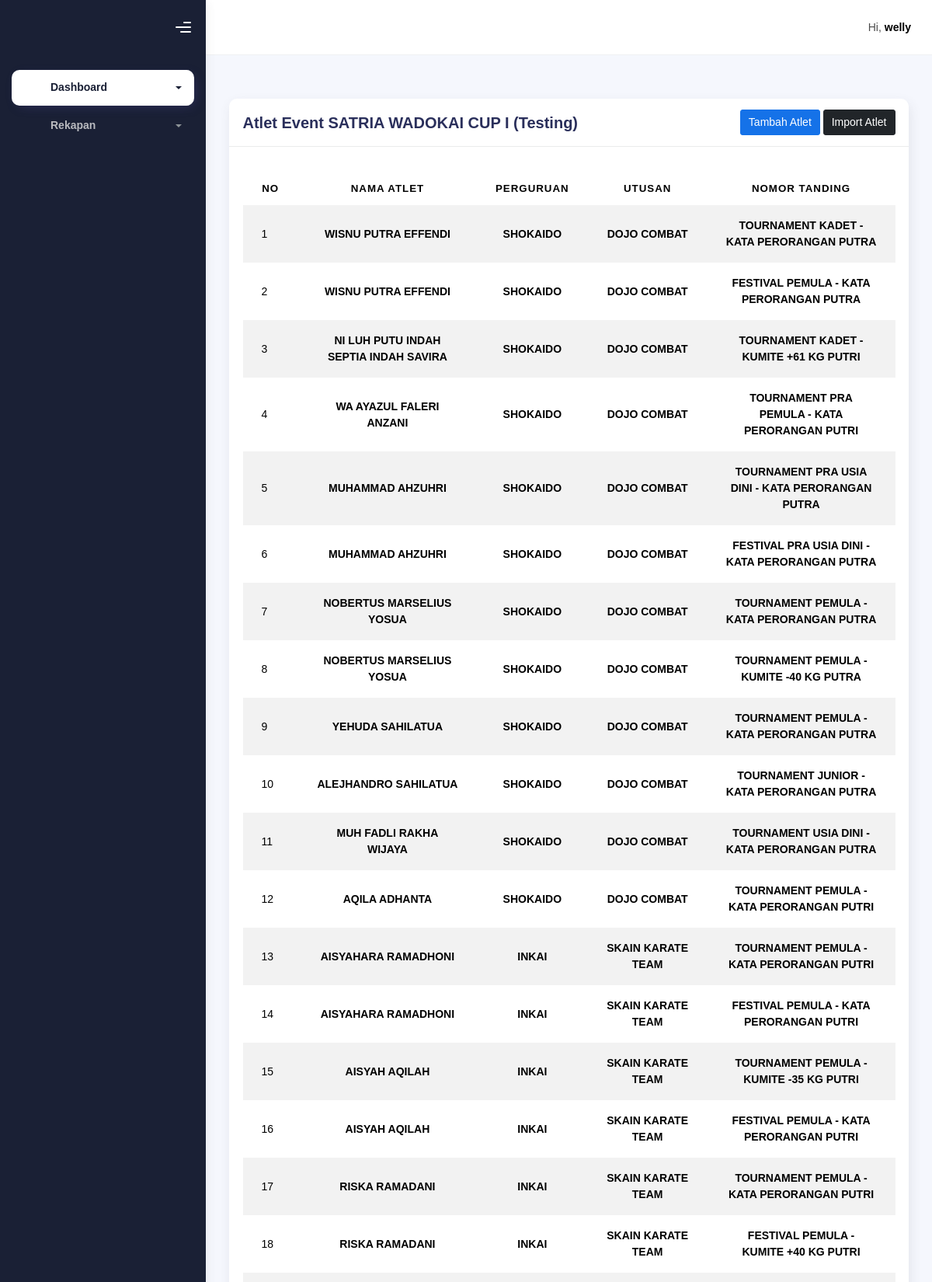
The page /admin-atlet/1 (signed in, upper part) on the database its author committed.
### backend/models.py (models this page shows, shortened)
class Event(models.Model):
    nama_event = models.CharField(max_length=150, null=True, blank=True)

class Atlet(models.Model):
    event = models.ForeignKey(Event, null=True, blank=True, on_delete=models.CASCADE)
    nama_atlet = models.CharField(max_length=50, null=True, blank=True)
    perguruan = models.ForeignKey(Perguruan, null=True, blank=True, on_delete=models.SET_NULL)
    utusan = models.ForeignKey(Utusan, null=True, blank=True, on_delete=models.SET_NULL)
    nomor_tanding = models.ForeignKey(NomorTanding, null=True, blank=True, on_delete=models.SET_NULL)

class Perguruan(models.Model):
    event = models.ForeignKey(Event, null=True, blank=True, on_delete=models.CASCADE)
    nama_perguruan = models.CharField(max_length=50, null=True, blank=True)

class Utusan(models.Model):
    event = models.ForeignKey(Event, null=True, blank=True, on_delete=models.CASCADE)
    nama_utusan = models.CharField(max_length=50, null=True, blank=True)

class NomorTanding(models.Model):
    event = models.ForeignKey(Event, null=True, blank=True, on_delete=models.CASCADE)
    nama_nomor_tanding = models.CharField(max_length=50, null=True, blank=True)

### backend/views.py (the view, shortened to what this page needs)
# urls.py: path('admin-atlet/<int:event_pk>', admin_atlet, name="admin-atlet"),
def admin_atlet(request, event_pk):
    event = Event.objects.get(pk=event_pk)
    admin_tatami = AdminTatami.objects.filter(user=request.user, event=event).first()
    perguruans = Perguruan.objects.filter(event=event)
    utusans = Utusan.objects.filter(event=event)
    nomor_tandings = NomorTanding.objects.filter(event=event)
    atlets = Atlet.objects.filter(event=event).order_by('-pk')
    context = {
        'on': 'atlet',
        'event': event,
        'admin_tatami': admin_tatami,
        'atlets': atlets,
        'perguruans': perguruans,
        'utusans': utusans,
        'nomor_tandings': nomor_tandings,
    }
    return render(request, 'admin/atlet.html', context)

### backend/templates/admin/atlet.html (shortened to what this page needs)
{% extends "admin/base-dashboard.html" %} {% load static %}
{% block content %}
<div class="container">
    <div class="page-inner">
        <div class="page-header">
        </div>
        <div class="row">
            <div class="col-md-12">
                <div class="card">
                    <div class="card-header" style="display: flex; justify-content: space-between; align-items: center;">
                        <div class="card-title" style="margin-right: 10px;">Atlet Event {{ event.nama_event }}</div>
                        <div>
                            <a href="" class="btn btn-primary" style="font-size: inherit; padding: 5px 10px;" data-bs-toggle="modal" data-bs-target="#tambahAtletModal">Tambah Atlet</a>
                            <a href="#" class="btn btn-dark" style="font-size: inherit; padding: 5px 10px;" data-bs-toggle="modal" data-bs-target="#importAtletModal">Import Atlet</a>
                        </div>
                    </div>
                    <div class="card-body">
                        <table class="table table-striped mt-3">
                        <thead>
                            <tr>
                            <th scope="col" style="text-align: center;">No</th>
                            <th scope="col" style="text-align: center;">Nama Atlet</th>
                            <th scope="col" style="text-align: center;">Perguruan</th>
                            <th scope="col" style="text-align: center;">Utusan</th>
                            <th scope="col" style="text-align: center;">Nomor Tanding</th>
                            </tr>
                        </thead>
                        <tbody>
                            {% for atlet in atlets %}
                            <tr>
                                <td>{{ forloop.counter }}</td>
                                <td style="text-align: center;"><b>{{ atlet.nama_atlet }}</b></td>
                                <td style="text-align: center;"><b>{{ atlet.perguruan.nama_perguruan }}</b></td>
                                <td style="text-align: center;"><b>{{ atlet.utusan.nama_utusan }}</b></td>
                                <td style="text-align: center;"><b>{{ atlet.nomor_tanding.nama_nomor_tanding }}</b></td>
                            </tr>
                            {% endfor %}
                        </tbody>
                        </table>
                    </div>
                </div>
            </div>
        </div>
    </div>
</div>
{% endblock content %}

### backend/templates/admin/base-dashboard.html (shortened to what this page needs)
{% load static %}
<!DOCTYPE html>
<html lang="en">
  <head>
    <link rel="stylesheet" href="{% static 'css/bootstrap.min.css' %}" />
    <link rel="stylesheet" href="{% static 'css/plugins.min.css' %}" />
    <link rel="stylesheet" href="{% static 'css/ambrilindo.min.css' %}" />
    <link rel="stylesheet" href="{% static 'icons/fontawesome-free/css/all.min.css' %}" />
    <link href="{% static 'select2/dist/css/select2.min.css' %}" rel="stylesheet">
  </head>
  <body>
    <div class="wrapper">
      <div class="sidebar sidebar-style-2" data-background-color="dark">
        <div class="sidebar-logo">
          <div class="logo-header" data-background-color="dark">
            <div class="nav-toggle">
              <button class="btn btn-toggle toggle-sidebar">
                <i class="gg-menu-right"></i>
              </button>
            </div>
          </div>
        </div>
        <div class="sidebar-wrapper scrollbar scrollbar-inner">
          <div class="sidebar-content">
            <ul class="nav nav-secondary">
              <li class="nav-item {% if on == 'utama' or on == 'atlet' or on == 'tatami' or on == 'nomor-tanding' %}active{% endif %}">
                <a data-bs-toggle="collapse" href="#dashboard" class="collapsed" aria-expanded="false">
                  <i class="fas fa-home"></i>
                  <p>Dashboard</p>
                  <span class="caret"></span>
                </a>
              </li>
              <li class="nav-item {% if on == 'utusan' or on == 'perguruan' or on == 'rekapan' or on == 'roster-counter' %}active{% endif %}">
                <a data-bs-toggle="collapse" href="#rekapan" class="collapsed" aria-expanded="false">
                  <i class="fas fa-book"></i>
                  <p>Rekapan</p>
                  <span class="caret"></span>
                </a>
              </li>
            </ul>
          </div>
        </div>
      </div>
      <div class="main-panel">
        <div class="main-header">
          <nav class="navbar navbar-header navbar-header-transparent navbar-expand-lg border-bottom">
            <div class="container-fluid">
              <ul class="navbar-nav topbar-nav ms-md-auto align-items-center">
                <li class="nav-item topbar-user dropdown hidden-caret">
                  <a class="dropdown-toggle profile-pic" data-bs-toggle="dropdown" href="#" aria-expanded="false">
                    <span class="profile-username">
                      <span class="op-7">Hi,</span>
                      <span class="fw-bold">{{ request.user }}</span>
                    </span>
                  </a>
                </li>
              </ul>
            </div>
          </nav>
        </div>
        {% block content %}{% endblock content %}
      </div>
    </div>
  </body>
</html>

### rows shown on the page
Event: nama_event "SATRIA WADOKAI CUP I (Testing)"
Atlet: nama_atlet "WISNU PUTRA EFFENDI", perguruan.nama_perguruan "SHOKAIDO", utusan.nama_utusan "DOJO COMBAT", nomor_tanding.nama_nomor_tanding "TOURNAMENT KADET - KATA PERORANGAN PUTRA"
Atlet: nama_atlet "WISNU PUTRA EFFENDI", perguruan.nama_perguruan "SHOKAIDO", utusan.nama_utusan "DOJO COMBAT", nomor_tanding.nama_nomor_tanding "FESTIVAL PEMULA - KATA PERORANGAN PUTRA"
Atlet: nama_atlet "NI LUH PUTU INDAH SEPTIA INDAH SAVIRA", perguruan.nama_perguruan "SHOKAIDO", utusan.nama_utusan "DOJO COMBAT", nomor_tanding.nama_nomor_tanding "TOURNAMENT KADET - KUMITE +61 KG PUTRI"
Atlet: nama_atlet "WA AYAZUL FALERI ANZANI", perguruan.nama_perguruan "SHOKAIDO", utusan.nama_utusan "DOJO COMBAT", nomor_tanding.nama_nomor_tanding "TOURNAMENT PRA PEMULA - KATA PERORANGAN PUTRI"
Atlet: nama_atlet "MUHAMMAD AHZUHRI", perguruan.nama_perguruan "SHOKAIDO", utusan.nama_utusan "DOJO COMBAT", nomor_tanding.nama_nomor_tanding "TOURNAMENT PRA USIA DINI - KATA PERORANGAN PUTRA"
Atlet: nama_atlet "MUHAMMAD AHZUHRI", perguruan.nama_perguruan "SHOKAIDO", utusan.nama_utusan "DOJO COMBAT", nomor_tanding.nama_nomor_tanding "FESTIVAL PRA USIA DINI - KATA PERORANGAN PUTRA"
Atlet: nama_atlet "NOBERTUS MARSELIUS YOSUA", perguruan.nama_perguruan "SHOKAIDO", utusan.nama_utusan "DOJO COMBAT", nomor_tanding.nama_nomor_tanding "TOURNAMENT PEMULA - KATA PERORANGAN PUTRA"
Atlet: nama_atlet "NOBERTUS MARSELIUS YOSUA", perguruan.nama_perguruan "SHOKAIDO", utusan.nama_utusan "DOJO COMBAT", nomor_tanding.nama_nomor_tanding "TOURNAMENT PEMULA - KUMITE -40 KG PUTRA"
Atlet: nama_atlet "YEHUDA SAHILATUA", perguruan.nama_perguruan "SHOKAIDO", utusan.nama_utusan "DOJO COMBAT", nomor_tanding.nama_nomor_tanding "TOURNAMENT PEMULA - KATA PERORANGAN PUTRA"
Atlet: nama_atlet "ALEJHANDRO SAHILATUA", perguruan.nama_perguruan "SHOKAIDO", utusan.nama_utusan "DOJO COMBAT", nomor_tanding.nama_nomor_tanding "TOURNAMENT JUNIOR - KATA PERORANGAN PUTRA"
Atlet: nama_atlet "MUH FADLI RAKHA WIJAYA", perguruan.nama_perguruan "SHOKAIDO", utusan.nama_utusan "DOJO COMBAT", nomor_tanding.nama_nomor_tanding "TOURNAMENT USIA DINI - KATA PERORANGAN PUTRA"
Atlet: nama_atlet "AQILA ADHANTA", perguruan.nama_perguruan "SHOKAIDO", utusan.nama_utusan "DOJO COMBAT", nomor_tanding.nama_nomor_tanding "TOURNAMENT PEMULA - KATA PERORANGAN PUTRI"
Atlet: nama_atlet "AISYAHARA RAMADHONI", perguruan.nama_perguruan "INKAI", utusan.nama_utusan "SKAIN KARATE TEAM", nomor_tanding.nama_nomor_tanding "TOURNAMENT PEMULA - KATA PERORANGAN PUTRI"
Atlet: nama_atlet "AISYAHARA RAMADHONI", perguruan.nama_perguruan "INKAI", utusan.nama_utusan "SKAIN KARATE TEAM", nomor_tanding.nama_nomor_tanding "FESTIVAL PEMULA - KATA PERORANGAN PUTRI"
Atlet: nama_atlet "AISYAH AQILAH", perguruan.nama_perguruan "INKAI", utusan.nama_utusan "SKAIN KARATE TEAM", nomor_tanding.nama_nomor_tanding "TOURNAMENT PEMULA - KUMITE -35 KG PUTRI"
Atlet: nama_atlet "AISYAH AQILAH", perguruan.nama_perguruan "INKAI", utusan.nama_utusan "SKAIN KARATE TEAM", nomor_tanding.nama_nomor_tanding "FESTIVAL PEMULA - KATA PERORANGAN PUTRI"
Atlet: nama_atlet "RISKA RAMADANI", perguruan.nama_perguruan "INKAI", utusan.nama_utusan "SKAIN KARATE TEAM", nomor_tanding.nama_nomor_tanding "TOURNAMENT PEMULA - KATA PERORANGAN PUTRI"
Atlet: nama_atlet "RISKA RAMADANI", perguruan.nama_perguruan "INKAI", utusan.nama_utusan "SKAIN KARATE TEAM", nomor_tanding.nama_nomor_tanding "FESTIVAL PEMULA - KUMITE +40 KG PUTRI"

### other values the page prints
{{ request.user }} "welly"
